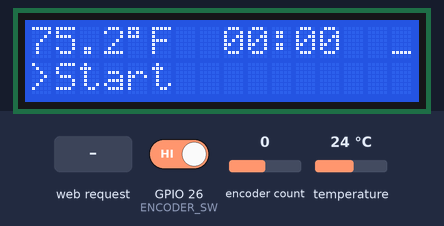
A program run on a simulated ESP32. Shown: 16×2 character LCD. Inputs (shaded band) come from the test bench; at power-on: encoder count 0, GPIO 26 (ENCODER_SW) HIGH, temperature 24 °C. WiFi joins after 1.5 s; servers stay silent unless stated; uploads are accepted with an empty reply; what the program prints to the serial monitor is not drawn.

Above: at 8.1 s.
8.2 s: HTTP request GET /on received
At 10.8 s:
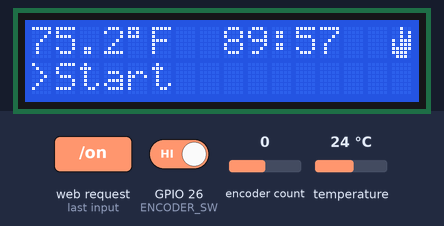
13.8 s: encoder count set to 1
At 15.1 s:
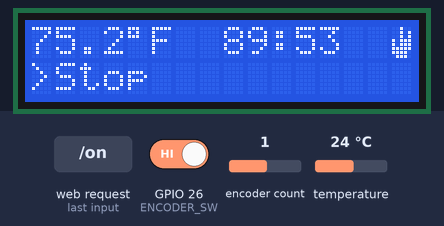
18.8 s: GPIO 26 (ENCODER_SW) driven LOW
At 20.2 s:
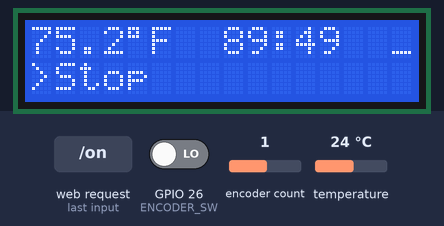
20.5 s: encoder count set to 2
At 21.2 s:
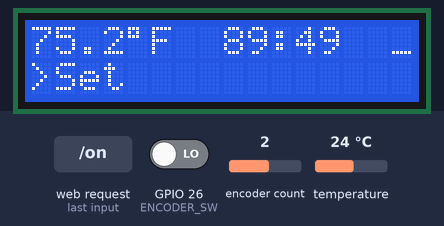
22.1 s: encoder count set to 3
At 23.3 s:
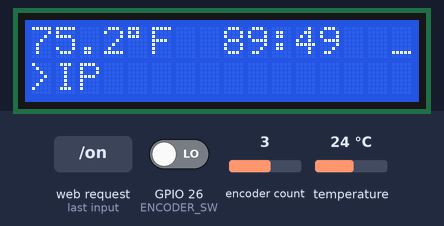
23.6 s: temperature set to 12 °C
At 26.2 s:
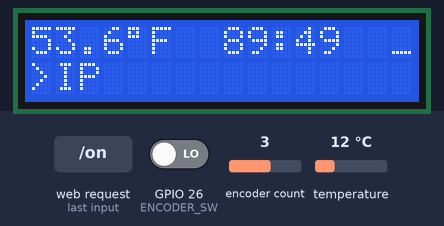
Timing chart, 0 to 27.7 s (numbered marks = the images above; inputs shaded):
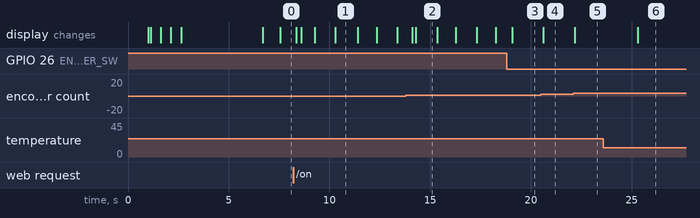

Measured:
- after the input at 8.2 s, the display: first changes after 0.16 s (image 1 shows a later state)
- after the input at 13.8 s, the display: first changes after 0.31 s (image 2 shows a later state)
- after the input at 18.8 s, the display: changes after 0.27 s (image 3)
- after the input at 20.5 s, the display: changes after 0.13 s (image 4)
- after the input at 22.1 s, the display: changes after 0.08 s (image 5)
- after the input at 23.6 s, the display: changes after 1.7 s (image 6)
- what the display in image 1 shows lasts 1.1 s, from 10.3 s to 11.4 s

The program:

main.cpp
```cpp
#include <Wire.h>
#include <LiquidCrystal_I2C.h>
#include <OneWire.h>
#include <DallasTemperature.h>
#include <WiFi.h>
#include <WebServer.h>
#include <ESP32Encoder.h>
#include <secrets.h>
#include <HTTPClient.h>

// Author:  Steven Morrow & Patrick Morrow
// Date:    05/11/2025
//
// TODO:
//          √ Implement smoother timing on the web end, we only poll at 2 second
//                intervals so the time jumps by 2 or 3 seconds depending.  Perhaps
//                get a starting value from the status call and re-sync the countdown
//                but implement the countdown logic on the web client.
//          √ Add some CSS and pretty up the style of the website
//          √ Ensure that adding 15 minutes from the web interface never takes us over
//                90 minutes.  If adding 15 goes over 90 it should just set it to 90.
//          √ Implement client code that enable/disables start and stop buttons based on
//                the current sauna status.
//          √ Implement client and server code to not allow (disable) adding 15 minutes
//                when the sauna is off
//          √ Implement Discord webhook call to send a message when sauna is on, off, and
//                when it reaches a temperature of 225F

// === PINS ===
#define SSR_PIN 25
#define ENCODER_A 33 //DT
#define ENCODER_B 32 //CLK
#define ENCODER_SW 26
#define ONE_WIRE_BUS 27
//#define LCD_SDA 21
//#define LCD_SCL 22

// === LCD and sensor setup ===
LiquidCrystal_I2C lcd(0x27, 16, 2);  // Adjust I2C address if needed
OneWire oneWire(ONE_WIRE_BUS);
DallasTemperature sensors(&oneWire);

// --- Encoder Setup ---
ESP32Encoder encoder;
int lastPosition = 0;

// -- Webserver ---
WebServer server(80);

// --- Flame character ---
byte flameChar[8] = {
  B00100,
  B00101,
  B00101,
  B10111,
  B10111,
  B11111,
  B11110,
  B01110
};

// --- Menu options ---
const char* menuItems[] = {"Start", "Stop", "Set", "IP"};
const int menuLength = 4;
int menuIndex = 0;

// === WiFi Info ===
// *Use secrets.h file to define primary and secondary WiFi credentials
unsigned long wifiTimeout = 20000; // 20 seconds in milliseconds

// --- Timing ---
unsigned long lastTempRead = 0;
unsigned long lastLCDUpdate = 0;

// --- Button state tracking ---
bool lastButtonState = HIGH;

// === STATE ===
bool saunaOn = false;
bool lastSaunaState = false;
bool isSettingTime = false;
int setMinutes = 0;
unsigned long countdownMillis = 0;
unsigned long targetTime = 0;
String strTimeRemaining = "";

// === CONSTANTS ===
const int MAX_TIME = 90;  // 1 hour 30 minutes
const unsigned long IP_DISPLAY_TIME = 4000; // 4 seconds

// --- Temperature ---
DeviceAddress sensorAddress;
float currentTempF = 0.0;
bool tempConversionInProgress = false;
unsigned long tempRequestTime = 0;
const float targetTempF = 125.0;        // Target temperature for discord notification
bool targetTempOneshotSent = false;

// Sends a notfication message to discord
void sendDiscordNotification(String message) {
  if (WiFi.status() == WL_CONNECTED) {
    HTTPClient http;
    http.begin(DISCORD_WEBHOOK_URL);
    http.addHeader("Content-Type", "application/json");

    String payload = "{\"content\": \"" + message + "\"}";
    int httpResponseCode = http.POST(payload);

    if (httpResponseCode > 0) {
      Serial.println("Message sent to Discord.");
    } else {
      Serial.printf("Failed to send message.  HTTP error: %d\n", httpResponseCode);
    }

    http.end();
  }
}

// Displays the connected network
void showIP() {
  lcd.clear();
  lcd.setCursor(0,0);
  lcd.print(WiFi.SSID());
  lcd.setCursor(0,1);
  lcd.print(" ");
  lcd.print(WiFi.localIP());
  delay(IP_DISPLAY_TIME);
  lcd.clear();
}

// === Function to connect to WiFi ===
void connectToWiFi(const char* ssid, const char* password) {
  lcd.clear();
  lcd.setCursor(0,0);
  lcd.print("Try: ");
  lcd.print(ssid);
  Serial.printf("Connecting to %s...\n", ssid);
  WiFi.begin(ssid, password);

  unsigned long startAttemptTime = millis();

  lcd.setCursor(0,1);
  int progressCtr = 0;
  // Keep trying to connect until timeout
  while (WiFi.status() != WL_CONNECTED &&
         millis() - startAttemptTime < wifiTimeout) {
    delay(500);
    progressCtr++;
    Serial.print(".");
    lcd.print(".");
    if (progressCtr >= 6) {
      //Clear progress
      lcd.setCursor(0,1);
      lcd.print("          ");
      lcd.setCursor(0,1);
      progressCtr = 0;
    }
  }

  if (WiFi.status() == WL_CONNECTED) {
    Serial.println("\nConnected!");
    Serial.print("IP Address: ");
    Serial.println(WiFi.localIP());
    showIP();
  } else {
    Serial.println("\nFailed to connect.");
    WiFi.disconnect(true); // optional: ensure clean disconnect
    delay(1000);
  }
}

// --- Turn the Sauna On/Off
void setSauna(bool on){
  if (on) {
    digitalWrite(SSR_PIN, HIGH);
  } else {
    digitalWrite(SSR_PIN, LOW);
  }
}

void updateStateAndDisplay() {
  // Line 1: Temperature and Timer
  lcd.setCursor(0, 0);
  lcd.print(currentTempF, 1);
  lcd.print((char)223); // Degree symbol
  lcd.print("F");

  if (!targetTempOneshotSent) {
    if (currentTempF >= targetTempF) {
      sendDiscordNotification("Sauna has reached target temp " + String(targetTempF) + " °F");
      targetTempOneshotSent = true;
    }
  }

  // Timer display
  unsigned long secsLeft = countdownMillis / 1000;
  int mins = secsLeft / 60;
  int secs = secsLeft % 60;

  // Update time remaining string
  strTimeRemaining =  mins < 10 ? "0" : "";
  strTimeRemaining += String(mins);
  strTimeRemaining += ":";
  strTimeRemaining += secs < 10 ? "0" : "";
  strTimeRemaining += String(secs);

  lcd.setCursor(8, 0);
  lcd.print(strTimeRemaining);

  // Update Sauna switch state, only if changed
  if (saunaOn != lastSaunaState) {
    setSauna(saunaOn);
    sendDiscordNotification(saunaOn ? "Sauna turned ON 🔥" : "Sauna turned OFF 🚫");
    lastSaunaState = saunaOn;
    targetTempOneshotSent = saunaOn ? false : targetTempOneshotSent;
  }

  // Flame or underscore at (15, 0)
  lcd.setCursor(15, 0);
  if (saunaOn) {
    lcd.write(byte(0)); // flame icon
  } else {
    lcd.print("_");
  }

  // Line 2: Menu or Time Setting
  lcd.setCursor(0, 1);
  if (isSettingTime) {
    lcd.print(">Set Time: ");
    if (setMinutes < 10) lcd.print(" ");
    lcd.print(setMinutes);
    lcd.print("m ");
  } else {
    lcd.print(">");
    lcd.print(menuItems[menuIndex]);
    int len = strlen(menuItems[menuIndex]);
    for (int i = 0; i < 15 - len; i++) lcd.print(" ");
  }

  delay(2);  // Keep loop responsive
}

// =================================
// ==  Web implementation         ==
// =================================
void handleRoot() {
  String html = R"rawliteral(
    <html>
    <head>
      <meta charset="UTF-8">
      <meta name="viewport" content="width=device-width, initial-scale=1">
      <!--<style>
        body { font-family: sans-serif; text-align: center; padding: 20px; }
        button { padding: 10px 20px; font-size: 18px; margin: 10px; }
        .status { font-size: 24px; margin-top: 20px; }
      </style>-->
      <style>
        body {
          font-family: 'Segoe UI', sans-serif;
          background: #f5f5f5;
          color: #333;
          padding: 20px;
          text-align: center;
        }
        h1 {
          color: #444;
          margin-bottom: 10px;
        }
        .status {
          background: white;
          display: inline-block;
          padding: 20px;
          border-radius: 10px;
          box-shadow: 0 4px 12px rgba(0,0,0,0.1);
          margin-bottom: 20px;
        }
        .status p {
          margin: 10px 0;
          font-size: 1.2em;
        }
        button {
          background: #007aff;
          color: white;
          border: none;
          padding: 15px 25px;
          font-size: 1.1em;
          border-radius: 8px;
          cursor: pointer;
          margin: 10px;
          box-shadow: 0 2px 6px rgba(0,0,0,0.1);
          transition: background 0.3s;
        }
        button:hover {
          background: #005fcc;
        }
        button:disabled {
          background: #ccc;
          cursor: now-allowed;
          box-shadow: none;
        }
      </style>
    </head>
    <body>
      <h1>Sauna Controller</h1>
      <div class="status">
        <p>Temperature: <span id="temp">--</span> °F</p>
        <p>Time Remaining: <span id="time">--</span> min</p>
        <p>Status: <span id="state">--</span></p>
      </div>
      <button id="onBtn" onclick="sendCommand('/on')">Turn ON</button>
      <button id="offBtn" onclick="sendCommand('/off')">Turn OFF</button>
      <!--<button id="addBtn" onclick="sendCommand('/addtime')">Add 15 min</button>-->
      <button id="addBtn" onclick="addTimeCommand()">Add 15 min</button>

      <script>
        let remainingSeconds = 0;

        function addTimeCommand() {
          fetch('/addtime').then(() => setTimeout(() => {updateStatus();},500));
        }

        function sendCommand(endpoint) {
          fetch(endpoint).then(() => updateStatus());
        }

        function updateStatus(){
          fetch('/status')
            .then(res => res.json())
            .then(data => {
              document.getElementById('temp').textContent = data.temp;

              saunaOn = data.state === true || data.state === "On";
              document.getElementById('state').textContent = saunaOn ? 'On' : 'Off';

              // Enable/disable buttons
              document.getElementById('onBtn').disabled = saunaOn;
              document.getElementById('offBtn').disabled = !saunaOn;
              document.getElementById('addBtn').disabled = !saunaOn;

              if (saunaOn){
                const [mm,ss] = data.time.split(':').map(Number);
                remainingSeconds = mm * 60 + ss;
              } else {
                remainingSeconds = 0;
              }

              updateTimeDisplay();
            });
        }

        function updateTimeDisplay() {
          const mm = Math.floor(remainingSeconds / 60);
          const ss = remainingSeconds % 60;
          document.getElementById('time').textContent =
            `${mm.toString().padStart(2,'0')}:${ss.toString().padStart(2,'0')}`;
        }

        setInterval(() => {
          if (saunaOn && remainingSeconds > 0) {
            remainingSeconds--;
            updateTimeDisplay();
            if (remainingSeconds == 0){
              // Pre-emptively set the state to 'Off' but use an asterisk to indicate "unofficial"
              document.getElementById('state').textContent = 'Off*';
            }
          }
        }, 1000);

        setInterval(updateStatus, 5000);

        updateStatus();
      </script>
    </body>
    </html>
  )rawliteral";
  server.send(200, "text/html", html);
}

void handleOn() {
  if (countdownMillis == 0) {
    unsigned long now = millis();
    lcd.setCursor(0,0);
    countdownMillis = 90 * 60000UL;
    targetTime = now + countdownMillis;
    saunaOn = true;
    server.send(200, "text/plain", "Sauna turned on");
  }
  else {
    server.send(200, "tesxt/plain", "Sauna already on");
  }
}

void handleOff() {
  saunaOn = false;
  countdownMillis = 0;
  server.send(200, "text/plain", "Sauna turned off");
}

void handleAddTime() {
  unsigned long now = millis();                                       // Get the current time
  unsigned long addMillis = 15 * 60000UL;                             // 15 minutes to add
  countdownMillis = constrain((countdownMillis + addMillis), 0UL, (90 * 60000UL));  // Constrain to max of 90 minutes
  targetTime = now + countdownMillis;                                 // Update target end time
  server.send(200, "text/plain", "OK");                               // Respond to browser
  unsigned long secsLeft = countdownMillis / 1000;
  int mins = secsLeft / 60;
  sendDiscordNotification("Time added to sauna timer: " + String(mins) + " minutes remaining.");
}

void handleStatus() {
  String json = "{";
  json += "\"temp\":" + String(currentTempF, 1) + ",";
  json += "\"time\":\"" + strTimeRemaining + "\",";
  json += "\"state\":";
  json += (saunaOn ? "true" : "false");
  json += "}";
  server.send(200, "application/json", json);
}

void setup() {
  // --- Initialize sensors, lcd, and encoder
  Serial.begin(9600);
  delay(1000); // give time for Serial

  pinMode(SSR_PIN, OUTPUT);
  pinMode(ENCODER_SW, INPUT_PULLUP);

  // Set up encoder
  encoder.attachFullQuad(ENCODER_A, ENCODER_B);
  encoder.clearCount();

  // Set up lcd
  lcd.init();
  lcd.backlight();
  lcd.createChar(0, flameChar);

  sensors.begin();
  if (sensors.getAddress(sensorAddress, 0)){
    sensors.setResolution(sensorAddress, 10);
  }

  // --- Connect to primary or secondary WiFi
  connectToWiFi(WIFI_SSID_1, WIFI_PWD_1);

  if (WiFi.status() != WL_CONNECTED) {
    connectToWiFi(WIFI_SSID_2, WIFI_PWD_2);
  }

  if (WiFi.status() != WL_CONNECTED) {
    Serial.println("Could not connect to any network.");
  }

  // -- Register website paths
  server.on("/", handleRoot);
  server.on("/on", handleOn);
  server.on("/off", handleOff);
  server.on("/addtime", handleAddTime);
  server.on("/status", handleStatus);
  server.begin();

  lcd.clear();
  updateStateAndDisplay();
}

void loop() {
  server.handleClient();

  unsigned long now = millis();

  // --- Non-blocking Temperature read every 1s ---
  if (!tempConversionInProgress && (now - lastTempRead >= 1000)){
    sensors.requestTemperatures();
    tempRequestTime = now;
    tempConversionInProgress = true;
  }

  if (tempConversionInProgress && (now - tempRequestTime >= 750)) {
    if (sensors.isConversionComplete()){
      currentTempF = sensors.getTempFByIndex(0);
      lastTempRead = now;
      tempConversionInProgress = false;
    }
  }

  // --- Encoder Movement ---
  long newPosition = encoder.getCount() / 4;  // divide by 4 to account for encoder resolution

  if (newPosition != lastPosition) {
    int delta = newPosition - lastPosition;

    if (isSettingTime) {
      setMinutes += (delta > 0 ? 1 : -1);
      // Implemnent roll around
      if (setMinutes > MAX_TIME) {
        Serial.println("positive");
        setMinutes = 0;
      }
      //Serial.print(MAX_TIME);
      //Serial.println(" max");
      //Serial.println(setMinutes);
      if (setMinutes < 0) {
        Serial.println("negative");
        setMinutes = MAX_TIME;
      }
    } else {
      menuIndex += (delta > 0 ? 1 : -1);
      if (menuIndex < 0) menuIndex = menuLength - 1;
      if (menuIndex >= menuLength) menuIndex = 0;
    }

    lastPosition = newPosition;
  }

  // --- Button Press Detection ---
  bool currentButtonState = digitalRead(ENCODER_SW);
  if (lastButtonState == HIGH && currentButtonState == LOW) {

    // -- Handle button press --
    if (isSettingTime) {
      countdownMillis = setMinutes * 60000UL;
      isSettingTime = false;
    } else {
      String selected = menuItems[menuIndex];
      if (selected == "Start" && !saunaOn && countdownMillis > 0) {
        saunaOn = true;
        targetTime = now + countdownMillis;
      } else if (selected == "Stop" && saunaOn) {
        saunaOn = false;
      } else if (selected == "Set" && !saunaOn) {
        isSettingTime = true;
      } else if (selected == "IP") {
        showIP();
      }
    }
  }

  lastButtonState = currentButtonState;

  // --- Countdown logic ---
  if (saunaOn && countdownMillis > 0) {
    long remaining = targetTime - now;
    if (remaining <= 0) {
      countdownMillis = 0;
      saunaOn = false;
    } else {
      countdownMillis = remaining;
    }
  }

  // --- Update LCD every 200ms ---
  if (now - lastLCDUpdate >= 200) {
    lastLCDUpdate = now;
    updateStateAndDisplay();
  }

  // Free up the processor for a short time
  delay(10);
}
```

sample_secrets.h
```cpp
#define WIFI_SSID_1 "<SSID1>"
#define WIFI_PWD_1 "<PWD1>"
#define WIFI_SSID_2 "<SSID2>"
#define WIFI_PWD_2 "<PWD2>"
#define DISCORD_WEBHOOK_URL "https://discord.com/api/webhooks/XXXXXXXXXXXX/XXXXXXXXX"
```
